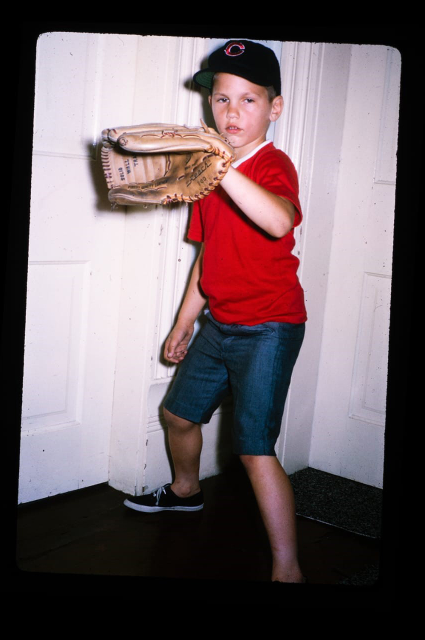
#> input picture boy.jpg, 850 x 1280 px (shown at 1/2 size)
$ jupyter execute --allow-errors contouring.ipynb
#> lines starting #> are read from the running program, lines starting #| are printed output that depends on the picture; after the words box and inside, x2 and y2 are one past the last pixel; in counts of white or black regions, pixels touching at a corner belong together
[cell 1]
# usage: `python ~/Desktop/contours.py 1994-654-12_v02.tif`
# output is to a squareless.txt file and the directory "out"
# Working well with thumbnails with 400px as their longest side - untested with other dimensions

# for i in $(ls -1 | grep tif); do python /Users/artsyinc/Documents/resistance/experiments/artwork_image_cropping/contours.py $i; done

import cv2
import numpy as np
from matplotlib import pyplot as plt
import sys
import math
import pdb
import random as ra
import json
import csv

### convenience plotting functions
def ss(thing):
    cv2.imwrite("about/%s.tif" % (ra.random()), thing)
    plt.subplot(121),plt.imshow(thing,cmap = 'gray')
    plt.show()

def dd(thing, square):
    extra = thing.copy()
    cv2.drawContours(extra, [square], -1, (0,255,60), 3)
    ss(extra)
###

# Loading image
filename = "boy.jpg"

img = cv2.imread(filename)
#> img is the input picture: shape (1280, 850, 3); mean B, G, R 101.3, 96.5, 111.3
img_copy = img.copy()[:,:,::-1] # color channel plotting mess http://stackoverflow.com/a/15074748/2256243
height = img.shape[0]
#> height = 1280
width = img.shape[1]
#> width = 850

kernel = cv2.getStructuringElement(cv2.MORPH_RECT, (15,15)) # matrix of ones

# https://code.google.com/p/pythonxy/source/browse/src/python/OpenCV/DOC/samples/python2/squares.py?spec=svn.xy-27.cd6bf12fae7ae496d581794b32fd9ac75b4eb366&repo=xy-27&r=cd6bf12fae7ae496d581794b32fd9ac75b4eb366
def angle_cos(p0, p1, p2):
    d1, d2 = (p0-p1).astype('float'), (p2-p1).astype('float')
    return abs( np.dot(d1, d2) / np.sqrt( np.dot(d1, d1)*np.dot(d2, d2) ) )

squares = []
all_contours = []

for gray in cv2.split(img):
    dilated = cv2.dilate(src = gray, kernel = kernel, anchor = (-1,-1))
    blured = cv2.medianBlur(dilated, 7)

    # Shrinking followed by expanding can be used for removing isolated noise pixels another way to think of it is "enlarging the background"
    #http://www.cs.umb.edu/~marc/cs675/cvs09-12.pdf
    small = cv2.pyrDown(img, dstsize =(width//2, height//2))
    oversized = cv2.pyrUp(small, dstsize = (width, height))


    #after seeing utility of later thresholds (non 0 threshold results) try instead to loop through and change thresholds in the canny filter
    # also might be interesting to store the contours in different arrays for display to color them according to the channel that they came from
    for thrs in range(0, 255, 26):
        if thrs == 0:
            edges = cv2.Canny(oversized, threshold1 = 0, threshold2 = 200, apertureSize = 3)
            _next = cv2.dilate(src = edges, kernel = kernel, anchor = (-1,-1))
        else:
            retval, _next = cv2.threshold(gray, thrs, 255, cv2.THRESH_BINARY)

        contours, hierarchy = cv2.findContours(_next, mode = cv2.RETR_LIST, method = cv2.CHAIN_APPROX_SIMPLE)

        # how are the contours sorted? outwards to inwards? would be interesting to do a PVE
        # sort of thing where the contours within a contour (and maybe see an elbow plot of some sort)
        for cnt in contours:
            all_contours.append(cnt)
            cnt_len = cv2.arcLength(cnt, True)
            cnt = cv2.approxPolyDP(cnt, 0.02*cnt_len, True)
            if len(cnt) == 4 and cv2.contourArea(cnt) > 1000 and cv2.isContourConvex(cnt):
                cnt = cnt.reshape(-1, 2)
                max_cos = np.max([angle_cos( cnt[i], cnt[(i+1) % 4], cnt[(i+2) % 4] ) for i in range(4)])
                if max_cos < 0.1:
                    squares.append(cnt)
#> this loop made 3 passes
#> pass 1, `dilated = cv2.dilate(src = gray, kernel = kernel, anchor = (-1,-1))`:
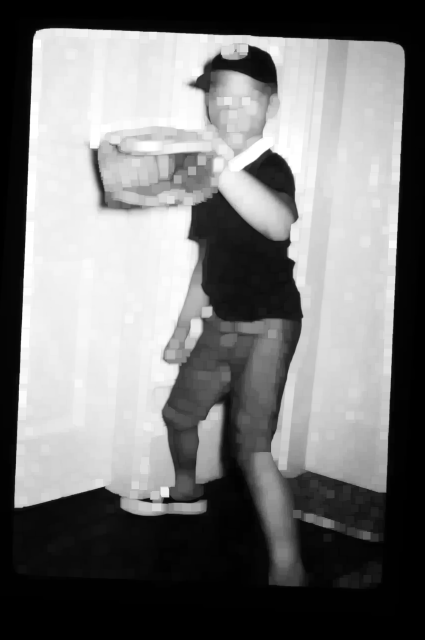
#> dilated: shape (1280, 850) (shown at 1/2 size); min 0, max 255, mean 121.3
#> pass 1, `small = cv2.pyrDown(img, dstsize =(width//2, height//2))`:
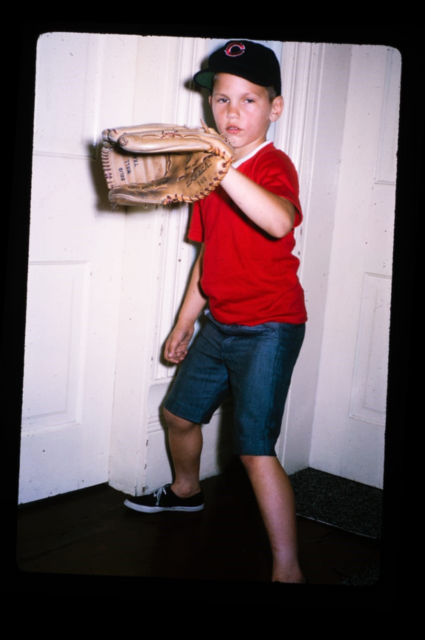
#> small: shape (640, 425, 3); mean B, G, R 101.4, 96.5, 111.3
#> after the loop:
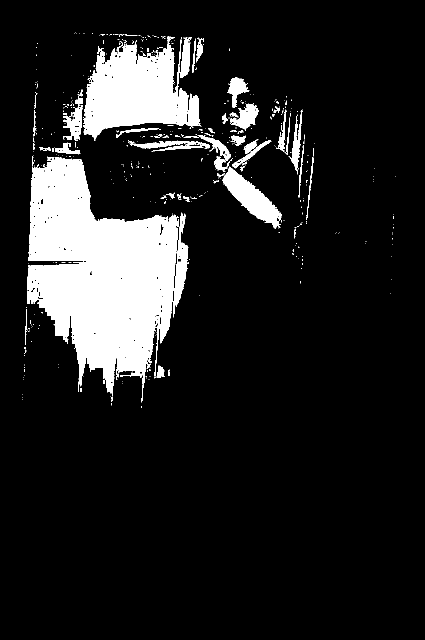
#> _next: shape (1280, 850) (shown at 1/2 size); 12.8% white; 473 white regions (406 under 20 px)
#> after the loop:
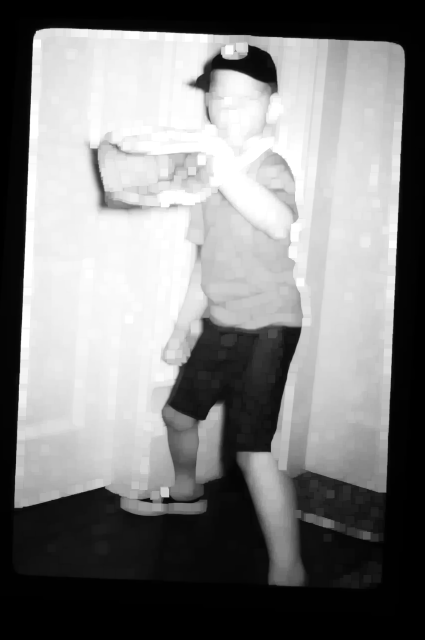
#> dilated: shape (1280, 850) (shown at 1/2 size); min 0, max 255, mean 130
#> after the loop, all_contours = 14573 contours, 12868 with area under 20; largest, box (x1, y1, x2, y2) and area: (35, 62, 804, 1166) 654066, (35, 62, 804, 1166) 652288, (28, 56, 810, 1032) 628652, (28, 56, 810, 1032) 628652, (28, 56, 810, 1032) 628652; cnt = [[150, 65], [149, 66]]; max_cos = 0.397; squares = []

# ranking of shapes
def rank(square):
    formatted = np.array([[s] for s in square], np.int32)
    x,y,wid,hei = cv2.boundingRect(formatted)
    max_distance_from_center = math.sqrt(((width / 2))**2 + ((height / 2))**2)
    distance_from_center = math.sqrt(((x + wid / 2) - (width / 2))**2 + ((y + hei / 2) - (height / 2))**2)

    height_above_horizontal = (height / 2) - y if y + hei > height / 2 else hei
    width_left_vertical = (width / 2) - x if x + wid > width / 2 else wid
    horizontal_score = abs(float(height_above_horizontal) / hei - 0.5) * 2
    vertical_score = abs(float(width_left_vertical) / wid - 0.5) * 2

    if cv2.contourArea(formatted) / (width * height) > 0.98:
        return 5 # max rank possible otherwise - penalize boxes that are the whole image heavily
    else:
        bounding_box = np.array([[[x,y]], [[x,y+hei]], [[x+wid,y+hei]], [[x+wid,y]]], dtype = np.int32)
        # every separate line in this addition has a max of 1
        return (distance_from_center / max_distance_from_center +
                cv2.contourArea(formatted) / cv2.contourArea(bounding_box) +
                cv2.contourArea(formatted) / (width * height) +
                horizontal_score +
                vertical_score)

sorted_squares = sorted(squares, key=lambda square: rank(square))
#> sorted_squares = []

# visual alternative to drawing lines
def mask_image(img, square, opacity = 0.80):
    overlay = img.copy()
    cv2.fillPoly(overlay, [square], (255, 255, 255))
    inverse_overlay = cv2.bitwise_not(overlay)
    img2 = cv2.bitwise_xor(inverse_overlay, img)
    cv2.addWeighted(img2, opacity, img, 1 - opacity, 0, img)

if len(sorted_squares) and rank(sorted_squares[0]) < 3 :
    cv2.drawContours(img, squares, -1, (0,255,255), 1) # draw all found squares
    cv2.drawContours(img, [sorted_squares[0]], -1, (0,255,60), 3)
    cv2.imwrite('out/' + filename, img)
    with open('square_found.csv', 'a') as csvfile:
        writer = csv.writer(csvfile, quoting=csv.QUOTE_MINIMAL)
        writer.writerow([filename, json.dumps(sorted_squares[0].tolist()), height, width])
else:
    with open("squareless.txt", "a") as f:
        f.write(filename + "\n")
        print("not")

### Some plotting code
plt.subplot2grid((2,5), (0,0)),plt.imshow(img_copy)
plt.title('Original Image'), plt.xticks([]), plt.yticks([])
gray = cv2.split(img_copy)[0]
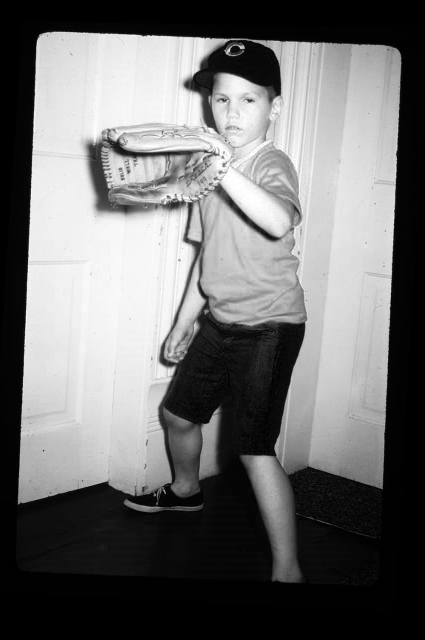
#> gray: shape (1280, 850) (shown at 1/2 size); min 0, max 255, mean 111.3
plt.subplot2grid((2,5), (0,1)),plt.imshow(gray, cmap = 'gray')
plt.title('\nSingle Channel'), plt.xticks([]), plt.yticks([])
# plt.title('Original Image'), plt.xticks([]), plt.yticks([])
dilated = cv2.dilate(src = gray, kernel = kernel, anchor = (-1,-1))
plt.subplot2grid((2,5), (0,2)),plt.imshow(dilated, cmap = 'gray')
plt.title('\nDilated'), plt.xticks([]), plt.yticks([])
blured = cv2.medianBlur(dilated, 7)
plt.subplot2grid((2,5), (0,3)),plt.imshow(blured, cmap = 'gray')
plt.title('\nMedian Filter'), plt.xticks([]), plt.yticks([])

# Shrinking followed by expanding can be used for removing isolated noise pixels
# another way to think of it is "enlarging the background"
# http://www.cs.umb.edu/~marc/cs675/cvs09-12.pdf
small = cv2.pyrDown(blured, dstsize = (width // 2, height // 2))
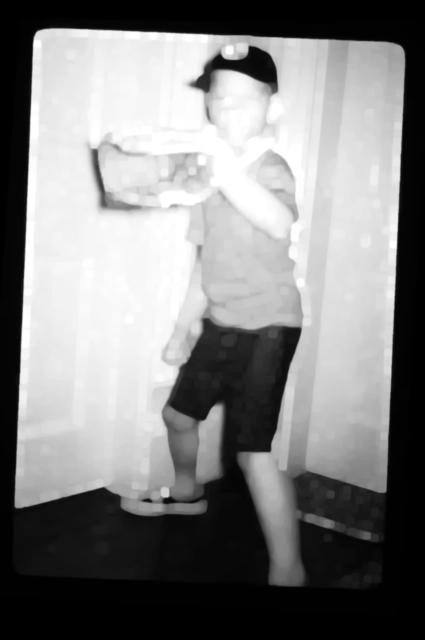
#> small: shape (640, 425); min 0, max 255, mean 130
oversized = cv2.pyrUp(small, dstsize = (width, height))
plt.subplot2grid((2,5), (0,4)),plt.imshow(oversized, cmap = 'gray')
plt.title('\nResized'), plt.xticks([]), plt.yticks([])

edges = cv2.Canny(oversized, threshold1 = 0, threshold2 = 50, apertureSize = 3)
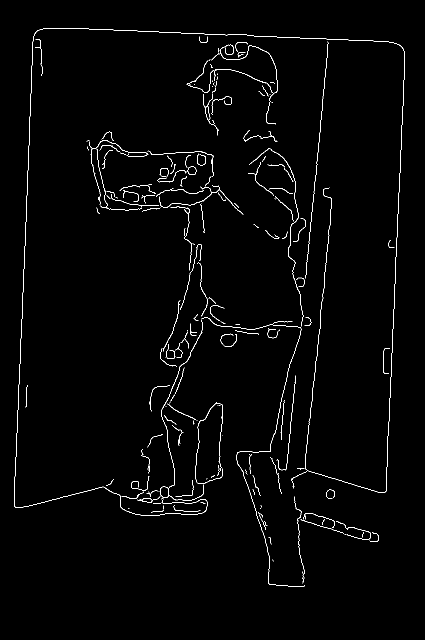
#> edges: shape (1280, 850) (shown at 1/2 size); 1.4% white in thin lines or dots, all inside (x1, y1, x2, y2) = (28, 56, 810, 1173)
plt.subplot2grid((2,5), (1,0)),plt.imshow(edges, cmap = 'gray')
plt.title('\nCanny Edges'), plt.xticks([]), plt.yticks([])
dilated = cv2.dilate(src = edges, kernel = kernel, anchor = (-1,-1))
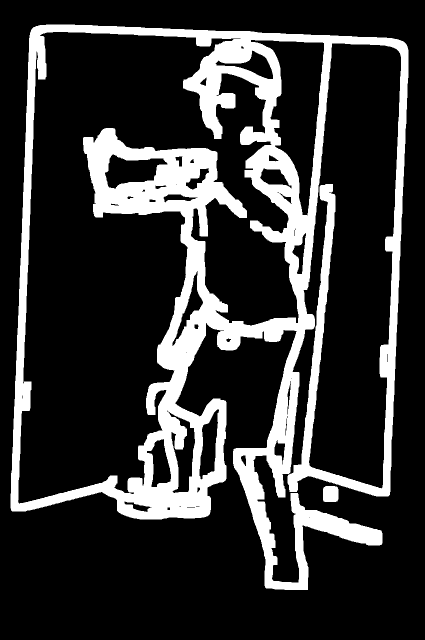
#> dilated: shape (1280, 850) (shown at 1/2 size); 20.2% white; 2 white regions, box (x1, y1, x2, y2) and area: (21, 49, 817, 1180) 219278, (646, 972, 677, 1004) 948
plt.subplot2grid((2,5), (1,1)),plt.imshow(dilated, cmap = 'gray')
plt.title('\nDilated'), plt.xticks([]), plt.yticks([])

img_with_contours = img_copy.copy()
cv2.drawContours(img_with_contours, all_contours, -1, (0,255,60), 3)
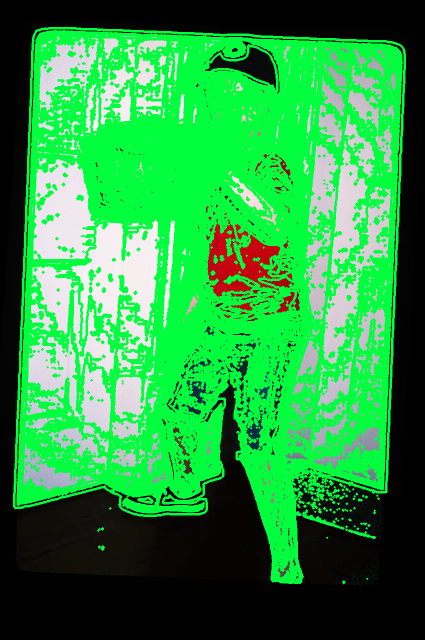
#> img_with_contours: shape (1280, 850, 3) (shown at 1/2 size); mean R, G, B 41.4, 149.4, 65.2
plt.subplot2grid((2,5), (1,2)),plt.imshow(img_with_contours)
plt.title('\nAll Contours'), plt.xticks([]), plt.yticks([])

img_with_squares = img_copy.copy()
cv2.drawContours(img_with_squares, squares, -1, (0,255,60), 3)
plt.subplot2grid((2,5), (1,3)),plt.imshow(img_with_squares)
plt.title('\nAll Rectangles'), plt.xticks([]), plt.yticks([])

img_with_top_square = img_copy.copy()
#> (the rest of this cell did not finish here and is left out)
